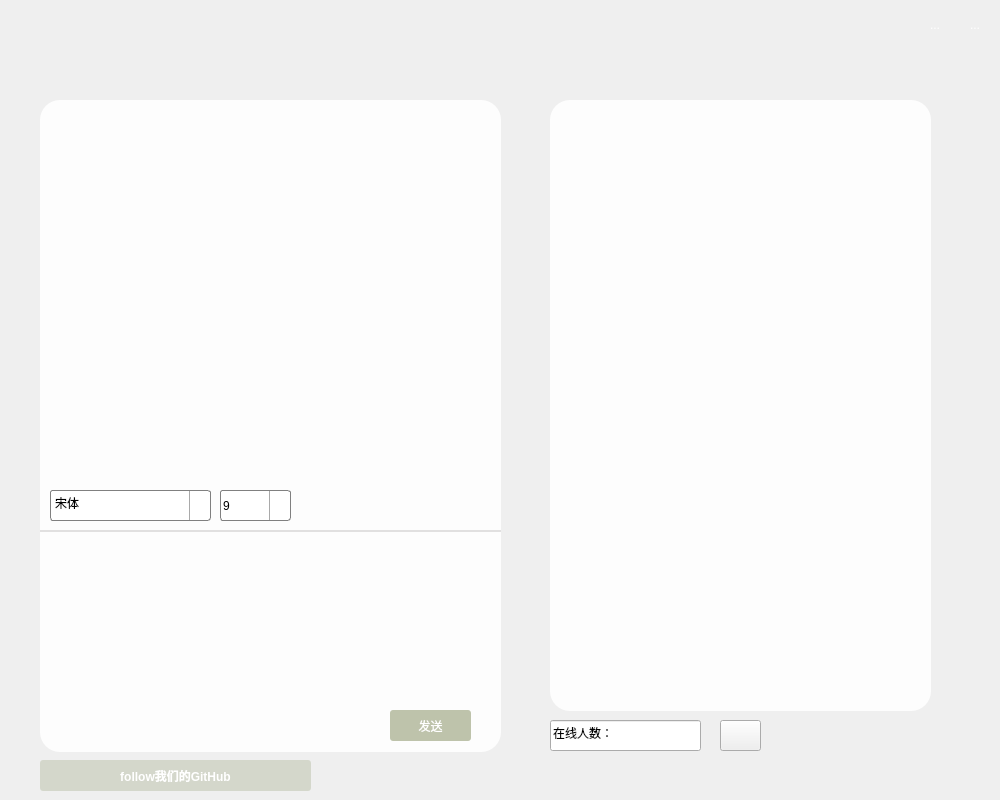
<?xml version="1.0" encoding="UTF-8"?>
<ui version="4.0">
 <class>Widget</class>
 <widget class="QWidget" name="Widget">
  <property name="geometry">
   <rect>
    <x>0</x>
    <y>0</y>
    <width>1000</width>
    <height>800</height>
   </rect>
  </property>
  <property name="minimumSize">
   <size>
    <width>1000</width>
    <height>800</height>
   </size>
  </property>
  <property name="maximumSize">
   <size>
    <width>1920</width>
    <height>1080</height>
   </size>
  </property>
  <property name="baseSize">
   <size>
    <width>1000</width>
    <height>1000</height>
   </size>
  </property>
  <property name="windowTitle">
   <string>Watermelon Chat</string>
  </property>
  <property name="windowIcon">
   <iconset resource="resource.qrc">
    <normaloff>:/chat/image/icon/icon_title.png</normaloff>:/chat/image/icon/icon_title.png</iconset>
  </property>
  <property name="autoFillBackground">
   <bool>false</bool>
  </property>
  <property name="styleSheet">
   <string notr="true"/>
  </property>
  <widget class="QTextEdit" name="textEditRead">
   <property name="geometry">
    <rect>
     <x>40</x>
     <y>100</y>
     <width>461</width>
     <height>431</height>
    </rect>
   </property>
   <property name="styleSheet">
    <string notr="true">background-color: rgb(255, 255, 255, 230);
border-top-left-radius:20px; 
border-top-right-radius:20px;</string>
   </property>
   <property name="readOnly">
    <bool>true</bool>
   </property>
  </widget>
  <widget class="QTextEdit" name="textEditWrite">
   <property name="geometry">
    <rect>
     <x>40</x>
     <y>530</y>
     <width>461</width>
     <height>141</height>
    </rect>
   </property>
   <property name="styleSheet">
    <string notr="true">border-top-left-radius:0px; 
border-top-right-radius:0px;
background-color: rgb(255, 255, 255,230);
border-top:2px solid #e1e0e0;</string>
   </property>
  </widget>
  <widget class="QTableWidget" name="tableWidget">
   <property name="geometry">
    <rect>
     <x>550</x>
     <y>100</y>
     <width>381</width>
     <height>611</height>
    </rect>
   </property>
   <property name="styleSheet">
    <string notr="true">background-color: rgb(255, 255, 255, 230);
border-radius: 20px;</string>
   </property>
   <property name="showGrid">
    <bool>false</bool>
   </property>
   <attribute name="verticalHeaderVisible">
    <bool>false</bool>
   </attribute>
  </widget>
  <widget class="QLineEdit" name="userNumber">
   <property name="geometry">
    <rect>
     <x>550</x>
     <y>720</y>
     <width>151</width>
     <height>31</height>
    </rect>
   </property>
   <property name="styleSheet">
    <string notr="true">border-image: url(:/chat/image/icon/background_peopleleft.png);</string>
   </property>
   <property name="text">
    <string>在线人数：</string>
   </property>
  </widget>
  <widget class="QPushButton" name="emojiButton">
   <property name="geometry">
    <rect>
     <x>60</x>
     <y>700</y>
     <width>41</width>
     <height>41</height>
    </rect>
   </property>
   <property name="styleSheet">
    <string notr="true">QPushButton { background-color: rgb(50, 50, 50,0); border-radius: 6px; color: rgb(255, 255, 255); border-image: url(:/chat/image/icon/icon_emoji.png);}
QPushButton:hover { background-color:rgba(172, 178, 148, 100)}
</string>
   </property>
   <property name="text">
    <string/>
   </property>
  </widget>
  <widget class="QPushButton" name="voiceButton">
   <property name="geometry">
    <rect>
     <x>160</x>
     <y>700</y>
     <width>31</width>
     <height>41</height>
    </rect>
   </property>
   <property name="styleSheet">
    <string notr="true">QPushButton { background-color: rgb(50, 50, 50,0); border-radius: 6px; color: rgb(255, 255, 255); border-image: url(:/chat/image/icon/icon_novoice.png);}
QPushButton:hover { background-color:rgba(172, 178, 148, 100)}</string>
   </property>
   <property name="text">
    <string/>
   </property>
  </widget>
  <widget class="QPushButton" name="textButton">
   <property name="geometry">
    <rect>
     <x>110</x>
     <y>700</y>
     <width>41</width>
     <height>41</height>
    </rect>
   </property>
   <property name="styleSheet">
    <string notr="true">QPushButton { background-color: rgb(50, 50, 50,0); border-radius: 6px; color: rgb(255, 255, 255); border-image: url(:/chat/image/icon/icon_.png);}
QPushButton:hover { background-color:rgba(172, 178, 148, 100)}
</string>
   </property>
   <property name="text">
    <string/>
   </property>
  </widget>
  <widget class="QPushButton" name="sendfile">
   <property name="geometry">
    <rect>
     <x>210</x>
     <y>700</y>
     <width>41</width>
     <height>41</height>
    </rect>
   </property>
   <property name="styleSheet">
    <string notr="true">QPushButton { background-color: rgb(50, 50, 50,0); border-radius: 6px; color: rgb(255, 255, 255); border-image: url(:/chat/image/icon/icon_file.png);}
QPushButton:hover { background-color:rgba(172, 178, 148, 100)}</string>
   </property>
   <property name="text">
    <string/>
   </property>
  </widget>
  <widget class="QPushButton" name="imageButton">
   <property name="geometry">
    <rect>
     <x>270</x>
     <y>700</y>
     <width>41</width>
     <height>41</height>
    </rect>
   </property>
   <property name="styleSheet">
    <string notr="true">QPushButton { background-color: rgb(50, 50, 50,0); border-radius: 6px; color: rgb(255, 255, 255); border-image: url(:/chat/image/icon/icon_pic.png);}
QPushButton:hover { background-color:rgba(172, 178, 148, 100)}</string>
   </property>
   <property name="text">
    <string/>
   </property>
  </widget>
  <widget class="QPushButton" name="save">
   <property name="geometry">
    <rect>
     <x>330</x>
     <y>700</y>
     <width>41</width>
     <height>41</height>
    </rect>
   </property>
   <property name="styleSheet">
    <string notr="true">QPushButton { background-color: rgb(50, 50, 50,0); border-radius: 6px; color: rgb(255, 255, 255); border-image: url(:/chat/image/icon/icon_download.png);}
QPushButton:hover { background-color:rgba(172, 178, 148, 100)}</string>
   </property>
   <property name="text">
    <string/>
   </property>
  </widget>
  <widget class="QLabel" name="WatermelonChat">
   <property name="geometry">
    <rect>
     <x>40</x>
     <y>20</y>
     <width>431</width>
     <height>61</height>
    </rect>
   </property>
   <property name="styleSheet">
    <string notr="true">border-image: url(:/chat/image/title.png);</string>
   </property>
   <property name="text">
    <string>&lt;html&gt;&lt;head/&gt;&lt;body&gt;&lt;p align=&quot;center&quot;&gt;&lt;br/&gt;&lt;/p&gt;&lt;/body&gt;&lt;/html&gt;</string>
   </property>
  </widget>
  <widget class="QComboBox" name="fontSizeComboBox">
   <property name="geometry">
    <rect>
     <x>220</x>
     <y>490</y>
     <width>71</width>
     <height>31</height>
    </rect>
   </property>
   <property name="font">
    <font>
     <pointsize>9</pointsize>
    </font>
   </property>
   <property name="styleSheet">
    <string notr="true">QComboBox {
	background-color: rgb(255, 255, 255);
    border: 1px solid gray;
    border-radius: 3px;
    padding: 1px 2px 1px 2px;  /*针对于组合框中的文本内容*/
    /*min-width: 9em;   组合框的最小宽度*/
}
QComboBox::drop-down {
    subcontrol-origin: padding;
    subcontrol-position: top right;
    width: 20px;

    border-left-width: 1px;
    border-left-color: darkgray;
    border-left-style: solid; 
    border-top-right-radius: 3px; 
    border-bottom-right-radius: 3px;
}
QComboBox::down-arrow {
image: url(:/chat/image/icon/icon_menu.png);
}
QComboBox::drop-down:hover { background-color: rgb(50, 50, 50,255);}</string>
   </property>
   <property name="currentText">
    <string>9</string>
   </property>
   <item>
    <property name="text">
     <string>9</string>
    </property>
   </item>
   <item>
    <property name="text">
     <string>10</string>
    </property>
   </item>
   <item>
    <property name="text">
     <string>11</string>
    </property>
   </item>
   <item>
    <property name="text">
     <string>12</string>
    </property>
   </item>
   <item>
    <property name="text">
     <string>13</string>
    </property>
   </item>
   <item>
    <property name="text">
     <string>14</string>
    </property>
   </item>
   <item>
    <property name="text">
     <string>15</string>
    </property>
   </item>
   <item>
    <property name="text">
     <string>16</string>
    </property>
   </item>
   <item>
    <property name="text">
     <string>17</string>
    </property>
   </item>
   <item>
    <property name="text">
     <string>18</string>
    </property>
   </item>
   <item>
    <property name="text">
     <string>19</string>
    </property>
   </item>
   <item>
    <property name="text">
     <string>20</string>
    </property>
   </item>
  </widget>
  <widget class="QToolButton" name="textbold">
   <property name="geometry">
    <rect>
     <x>300</x>
     <y>490</y>
     <width>31</width>
     <height>31</height>
    </rect>
   </property>
   <property name="styleSheet">
    <string notr="true">QToolButton { background-color: rgb(50, 50, 50,0); border-radius: 3px;border-image: url(:/chat/image/icon/icon_bold.png);}
QToolButton:hover { background-color:rgba(172, 178, 148, 100)}</string>
   </property>
   <property name="text">
    <string/>
   </property>
  </widget>
  <widget class="QToolButton" name="textitalic">
   <property name="geometry">
    <rect>
     <x>340</x>
     <y>490</y>
     <width>31</width>
     <height>31</height>
    </rect>
   </property>
   <property name="styleSheet">
    <string notr="true">QToolButton { background-color: rgb(50, 50, 50,0); border-radius: 3px; color: rgb(255, 255, 255); border-image: url(:/chat/image/icon/icon_italic.png);}
QToolButton:hover { background-color:rgba(172, 178, 148, 100)}
</string>
   </property>
   <property name="text">
    <string/>
   </property>
  </widget>
  <widget class="QToolButton" name="textUnderline">
   <property name="geometry">
    <rect>
     <x>380</x>
     <y>490</y>
     <width>31</width>
     <height>31</height>
    </rect>
   </property>
   <property name="styleSheet">
    <string notr="true">QToolButton { background-color: rgb(50, 50, 50,0); border-radius: 3px; color: rgb(255, 255, 255); border-image: url(:/chat/image/icon/icon_underline.png);}
QToolButton:hover { background-color:rgba(172, 178, 148, 100)}</string>
   </property>
   <property name="text">
    <string/>
   </property>
  </widget>
  <widget class="QToolButton" name="textcolor">
   <property name="geometry">
    <rect>
     <x>460</x>
     <y>490</y>
     <width>31</width>
     <height>31</height>
    </rect>
   </property>
   <property name="styleSheet">
    <string notr="true">QToolButton { background-color: rgb(50, 50, 50,0); border-radius: 3px; color: rgb(255, 255, 255); border-image: url(:/chat/image/icon/icon_color.png);}
QToolButton:hover { background-color:rgba(172, 178, 148, 100)}</string>
   </property>
   <property name="text">
    <string/>
   </property>
  </widget>
  <widget class="QToolButton" name="clear">
   <property name="geometry">
    <rect>
     <x>420</x>
     <y>490</y>
     <width>31</width>
     <height>31</height>
    </rect>
   </property>
   <property name="styleSheet">
    <string notr="true">QToolButton { background-color: rgb(50, 50, 50,0); border-radius: 3px; color: rgb(255, 255, 255);border-image: url(:/chat/image/icon/icon_del.png); }
QToolButton:hover { background-color:rgba(172, 178, 148, 100)}</string>
   </property>
   <property name="text">
    <string/>
   </property>
  </widget>
  <widget class="QFontComboBox" name="fontComboBox">
   <property name="geometry">
    <rect>
     <x>50</x>
     <y>490</y>
     <width>161</width>
     <height>31</height>
    </rect>
   </property>
   <property name="styleSheet">
    <string notr="true">QComboBox {
	background-color: rgb(255, 255, 255);
    border: 1px solid gray;
    border-radius: 3px;
    padding: 1px 2px 1px 2px;  /*针对于组合框中的文本内容*/
    /*min-width: 9em;   组合框的最小宽度*/
}
QComboBox::drop-down {
    subcontrol-origin: padding;
    subcontrol-position: top right;
    width: 20px;

    border-left-width: 1px;
    border-left-color: darkgray;
    border-left-style: solid; 
    border-top-right-radius: 3px; 
    border-bottom-right-radius: 3px;
}
QComboBox::down-arrow {
	image: url(:/chat/image/icon/icon_menu.png);
}
QComboBox::drop-down:hover { background-color: rgb(50, 50, 50,255);}</string>
   </property>
   <property name="currentText">
    <string>宋体</string>
   </property>
  </widget>
  <widget class="QPushButton" name="gameButton">
   <property name="geometry">
    <rect>
     <x>720</x>
     <y>720</y>
     <width>41</width>
     <height>31</height>
    </rect>
   </property>
   <property name="styleSheet">
    <string notr="true">border-image: url(:/chat/image/icon/icon_game.png);</string>
   </property>
   <property name="text">
    <string/>
   </property>
  </widget>
  <widget class="QToolButton" name="closeButton">
   <property name="geometry">
    <rect>
     <x>960</x>
     <y>10</y>
     <width>30</width>
     <height>30</height>
    </rect>
   </property>
   <property name="minimumSize">
    <size>
     <width>30</width>
     <height>30</height>
    </size>
   </property>
   <property name="maximumSize">
    <size>
     <width>30</width>
     <height>30</height>
    </size>
   </property>
   <property name="toolTip">
    <string>关闭</string>
   </property>
   <property name="styleSheet">
    <string notr="true">QToolButton { background-color: rgb(50, 50, 50,0); border-radius: 3px; color: rgb(255, 255, 255); }
QToolButton:hover { background-color: rgb(172, 178, 148);}</string>
   </property>
   <property name="text">
    <string>...</string>
   </property>
   <property name="icon">
    <iconset resource="resource.qrc">
     <normaloff>:/chat/image/icon/icon_close.png</normaloff>:/chat/image/icon/icon_close.png</iconset>
   </property>
  </widget>
  <widget class="QToolButton" name="hideButton">
   <property name="geometry">
    <rect>
     <x>920</x>
     <y>10</y>
     <width>30</width>
     <height>30</height>
    </rect>
   </property>
   <property name="minimumSize">
    <size>
     <width>30</width>
     <height>30</height>
    </size>
   </property>
   <property name="maximumSize">
    <size>
     <width>30</width>
     <height>30</height>
    </size>
   </property>
   <property name="toolTip">
    <string>最小化</string>
   </property>
   <property name="styleSheet">
    <string notr="true">QToolButton { background-color: rgb(50, 50, 50,0); border-radius: 3px; color: rgb(255, 255, 255); }
QToolButton:hover { background-color: rgb(172, 178, 148);}</string>
   </property>
   <property name="text">
    <string>...</string>
   </property>
   <property name="icon">
    <iconset resource="resource.qrc">
     <normaloff>:/chat/image/icon/icon_hide.png</normaloff>:/chat/image/icon/icon_hide.png</iconset>
   </property>
  </widget>
  <widget class="QPushButton" name="SendButton">
   <property name="geometry">
    <rect>
     <x>390</x>
     <y>710</y>
     <width>81</width>
     <height>31</height>
    </rect>
   </property>
   <property name="minimumSize">
    <size>
     <width>60</width>
     <height>25</height>
    </size>
   </property>
   <property name="maximumSize">
    <size>
     <width>103</width>
     <height>41</height>
    </size>
   </property>
   <property name="styleSheet">
    <string notr="true">QPushButton { background-color: rgb(172, 178, 148,200); border-radius: 3px; color: rgb(255, 255, 255); }
 QPushButton:hover { background-color: rgb(172, 178, 148,255);}
</string>
   </property>
   <property name="text">
    <string>发送</string>
   </property>
  </widget>
  <widget class="QLabel" name="label">
   <property name="geometry">
    <rect>
     <x>40</x>
     <y>671</y>
     <width>461</width>
     <height>81</height>
    </rect>
   </property>
   <property name="styleSheet">
    <string notr="true">border-bottom-left-radius:20px; 
border-bottom-right-radius:20px; 
background-color: rgb(255, 255, 255, 230);</string>
   </property>
   <property name="text">
    <string/>
   </property>
  </widget>
  <widget class="QStackedWidget" name="stackedWidget">
   <property name="geometry">
    <rect>
     <x>0</x>
     <y>0</y>
     <width>1001</width>
     <height>801</height>
    </rect>
   </property>
   <property name="currentIndex">
    <number>0</number>
   </property>
   <widget class="QWidget" name="page">
    <widget class="QPushButton" name="webButton">
     <property name="geometry">
      <rect>
       <x>40</x>
       <y>760</y>
       <width>271</width>
       <height>31</height>
      </rect>
     </property>
     <property name="minimumSize">
      <size>
       <width>60</width>
       <height>25</height>
      </size>
     </property>
     <property name="maximumSize">
      <size>
       <width>300</width>
       <height>50</height>
      </size>
     </property>
     <property name="font">
      <font>
       <weight>75</weight>
       <bold>true</bold>
      </font>
     </property>
     <property name="styleSheet">
      <string notr="true">QPushButton { background-color: rgb(172, 178, 148,100); border-radius: 3px; color: rgb(255, 255, 255); }
 QPushButton:hover { background-color: rgb(172, 178, 148,150);}
</string>
     </property>
     <property name="text">
      <string>follow我们的GitHub</string>
     </property>
    </widget>
    <widget class="QPushButton" name="changeButton">
     <property name="geometry">
      <rect>
       <x>880</x>
       <y>10</y>
       <width>31</width>
       <height>31</height>
      </rect>
     </property>
     <property name="styleSheet">
      <string notr="true">QPushButton { background-color: rgb(200, 200, 200,0); border-radius: 3px; color: rgb(255, 255, 255); }
QPushButton:hover { background-color: rgb(172, 178, 148);}</string>
     </property>
     <property name="text">
      <string/>
     </property>
     <property name="icon">
      <iconset resource="resource.qrc">
       <normaloff>:/chat/image/icon/icon_menu.png</normaloff>:/chat/image/icon/icon_menu.png</iconset>
     </property>
    </widget>
   </widget>
   <widget class="QWidget" name="page_2"/>
  </widget>
  <zorder>stackedWidget</zorder>
  <zorder>label</zorder>
  <zorder>textEditRead</zorder>
  <zorder>textEditWrite</zorder>
  <zorder>tableWidget</zorder>
  <zorder>userNumber</zorder>
  <zorder>emojiButton</zorder>
  <zorder>voiceButton</zorder>
  <zorder>textButton</zorder>
  <zorder>sendfile</zorder>
  <zorder>imageButton</zorder>
  <zorder>save</zorder>
  <zorder>WatermelonChat</zorder>
  <zorder>fontSizeComboBox</zorder>
  <zorder>textbold</zorder>
  <zorder>textitalic</zorder>
  <zorder>textUnderline</zorder>
  <zorder>textcolor</zorder>
  <zorder>clear</zorder>
  <zorder>fontComboBox</zorder>
  <zorder>gameButton</zorder>
  <zorder>closeButton</zorder>
  <zorder>hideButton</zorder>
  <zorder>SendButton</zorder>
 </widget>
 <layoutdefault spacing="6" margin="11"/>
 <resources>
  <include location="resource.qrc"/>
 </resources>
 <connections/>
</ui>
